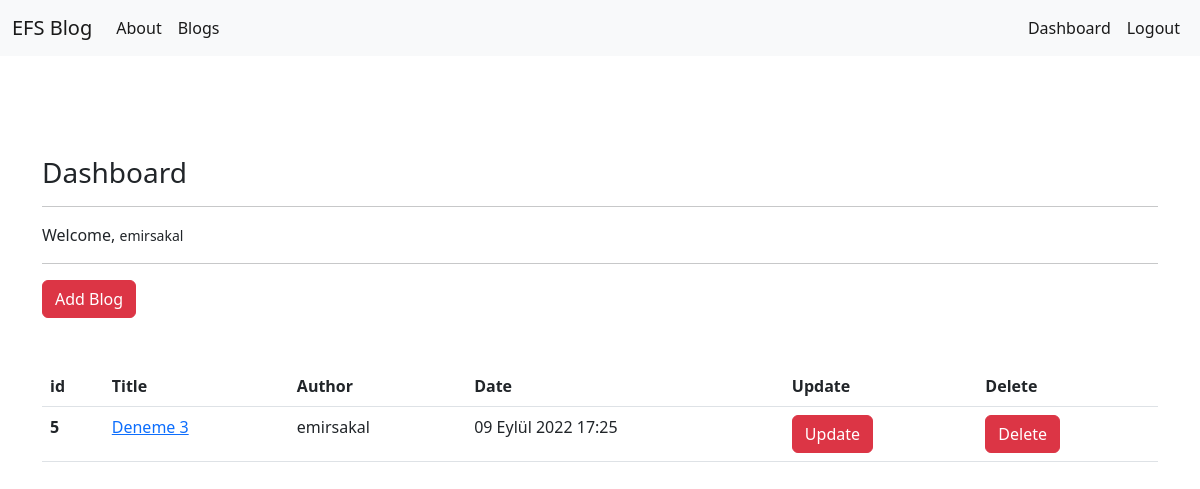
Page /blogs/dashboard/ (signed in) on the earlier database version.
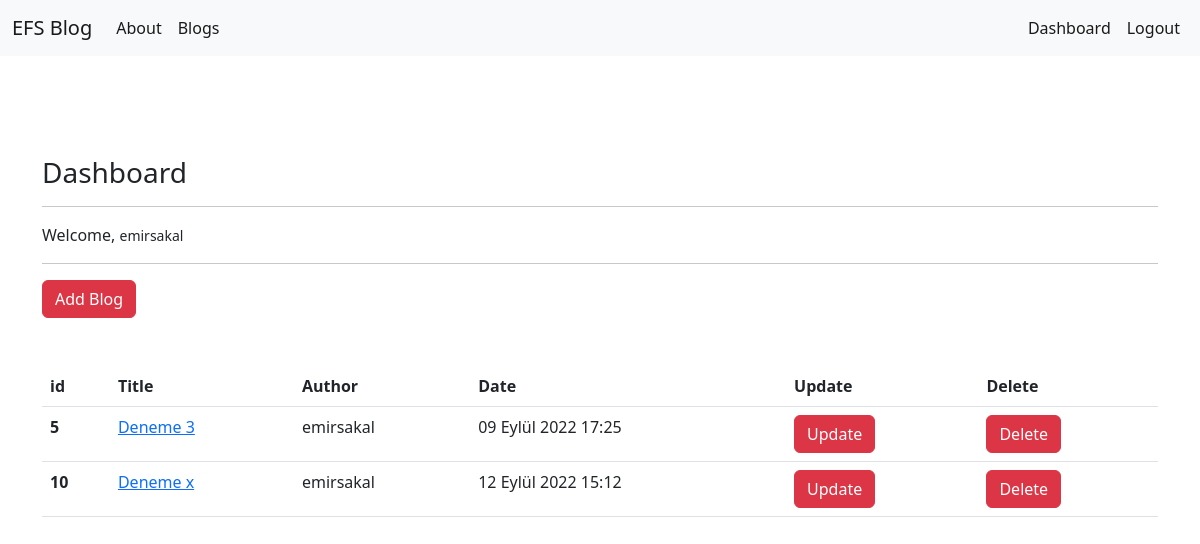
Same page on the later database version.
### article/models.py (models this page shows, shortened)
class Article(models.Model):
    author = models.ForeignKey("auth.User", on_delete = models.CASCADE,verbose_name= "Author ")
    title = models.CharField(max_length = 50, verbose_name= "Title ")
    content = RichTextField()
    created_date = models.DateTimeField(auto_now_add=True, verbose_name= "Created Date")

### article/views.py (the view)
# urls.py: path('dashboard/',views.dashboard,name = "dashboard"),
def dashboard(request):
    articles = Article.objects.filter(author = request.user)
    context = {
        "articles" : articles
    }
    return render(request,"dashboard.html",context)

### templates/dashboard.html
{% extends 'layout.html' %}
{% block body %}
<h3> Dashboard </h3>
<hr>
<p>
    Welcome, <small>{{request.user.username}}</small>
</p>
<hr>
<a class = "btn btn-danger" href = "/blogs/addblog"> Add Blog </a>
<br><br><br>
{% if articles %}
    <table class="table">
        <thead>
        <tr>
            <th scope="col">id</th>
            <th scope="col">Title</th>
            <th scope="col">Author</th>
            <th scope="col">Date</th>
            <th scope="col">Update</th>
            <th scope="col">Delete</th>
        </tr>
        </thead>
        <tbody>
            {% for article in articles %}
                <tr>
                    <th scope="row">{{article.id}}</th>
                    <td><a href = "/blogs/blog/{{article.id}}">{{article.title}}</a></td>
                    <td>{{article.author.username}}</td>
                    <td>{{article.created_date}}</td>
                    <td><a href="/blogs/update/{{article.id}}" class = "btn btn-danger">Update</a></td>
                    <td><a href="/blogs/delete/{{article.id}}" class = "btn btn-danger">Delete</a></td>
                </tr>
            {% endfor %}
        </tbody>
    </table>
{% else %}
    <div class ="alert alert-danger"> You did not write any blog.</div>
{% endif %}
{% endblock body %}

Differences in the rows shown:
added Article: id "10", title "Deneme x", author.username "emirsakal", created_date "12 Eylül 2022 15:12"
